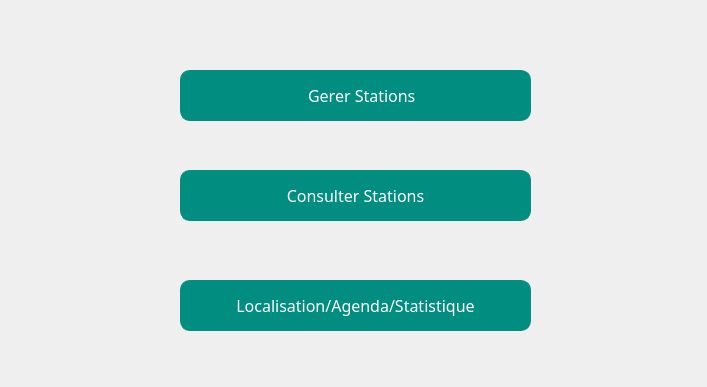
                 <widget class="QWidget" name="scrollAreaWidgetContents_2">
                  <property name="geometry">
                   <rect>
                    <x>0</x>
                    <y>0</y>
                    <width>707</width>
                    <height>387</height>
                   </rect>
                  </property>
                  <widget class="QPushButton" name="pushButton">
                   <property name="geometry">
                    <rect>
                     <x>180</x>
                     <y>70</y>
                     <width>351</width>
                     <height>51</height>
                    </rect>
                   </property>
                   <property name="font">
                    <font>
                     <family>Poppins</family>
                     <pointsize>12</pointsize>
                    </font>
                   </property>
                   <property name="styleSheet">
                    <string notr="true">border: 1px solid rgb(1, 141, 127);
border-radius:10px;
background-color:rgb(1, 141, 127);
color:#fff;
text-align: center;</string>
                   </property>
                   <property name="text">
                    <string>   Gerer Stations</string>
                   </property>
                  </widget>
                  <widget class="QPushButton" name="pushButton_2">
                   <property name="geometry">
                    <rect>
                     <x>180</x>
                     <y>170</y>
                     <width>351</width>
                     <height>51</height>
                    </rect>
                   </property>
                   <property name="font">
                    <font>
                     <family>Poppins</family>
                     <pointsize>12</pointsize>
                    </font>
                   </property>
                   <property name="styleSheet">
                    <string notr="true">border: 1px solid rgb(1, 141, 127);
border-radius:10px;
background-color:rgb(1, 141, 127);
color:#fff;
text-align: center;</string>
                   </property>
                   <property name="text">
                    <string>Consulter Stations</string>
                   </property>
                  </widget>
                  <widget class="QPushButton" name="pushButton_3">
                   <property name="geometry">
                    <rect>
                     <x>180</x>
                     <y>280</y>
                     <width>351</width>
                     <height>51</height>
                    </rect>
                   </property>
                   <property name="font">
                    <font>
                     <family>Poppins</family>
                     <pointsize>12</pointsize>
                    </font>
                   </property>
                   <property name="styleSheet">
                    <string notr="true">border: 1px solid rgb(1, 141, 127);
border-radius:10px;
background-color:rgb(1, 141, 127);
color:#fff;
text-align: center;</string>
                   </property>
                   <property name="text">
                    <string>Localisation/Agenda/Statistique</string>
                   </property>
                  </widget>
                 </widget>
